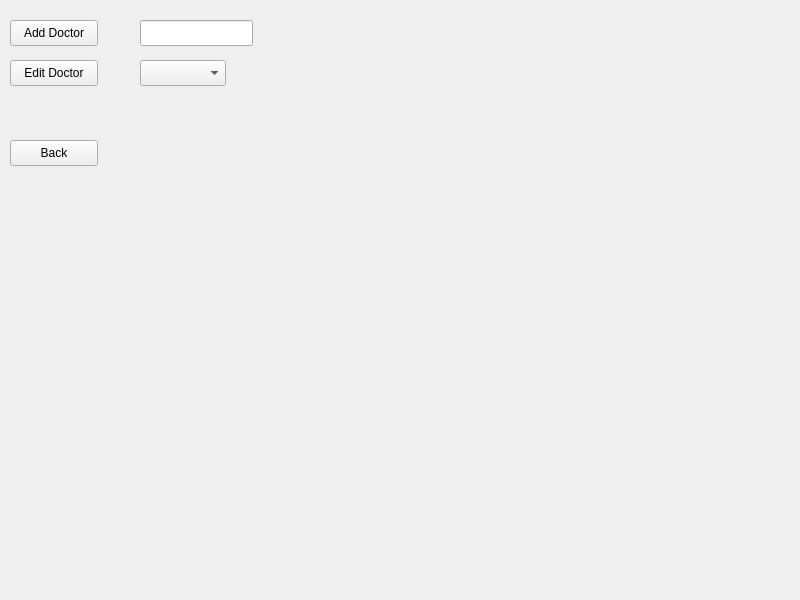
<?xml version="1.0" encoding="UTF-8"?>
<ui version="4.0">
 <class>ManageDoctorsWindow</class>
 <widget class="QWidget" name="ManageDoctorsWindow">
  <property name="geometry">
   <rect>
    <x>0</x>
    <y>0</y>
    <width>800</width>
    <height>600</height>
   </rect>
  </property>
  <property name="windowTitle">
   <string>Form</string>
  </property>
  <widget class="QPushButton" name="backButton">
   <property name="geometry">
    <rect>
     <x>10</x>
     <y>140</y>
     <width>88</width>
     <height>26</height>
    </rect>
   </property>
   <property name="text">
    <string>Back</string>
   </property>
  </widget>
  <widget class="QPushButton" name="addDoctorButton">
   <property name="geometry">
    <rect>
     <x>10</x>
     <y>20</y>
     <width>88</width>
     <height>26</height>
    </rect>
   </property>
   <property name="text">
    <string>Add Doctor</string>
   </property>
  </widget>
  <widget class="QLineEdit" name="doctorNameLineEdit">
   <property name="geometry">
    <rect>
     <x>140</x>
     <y>20</y>
     <width>113</width>
     <height>26</height>
    </rect>
   </property>
  </widget>
  <widget class="QPushButton" name="editDoctorButton">
   <property name="geometry">
    <rect>
     <x>10</x>
     <y>60</y>
     <width>88</width>
     <height>26</height>
    </rect>
   </property>
   <property name="text">
    <string>Edit Doctor</string>
   </property>
  </widget>
  <widget class="QComboBox" name="doctorComboBox">
   <property name="geometry">
    <rect>
     <x>140</x>
     <y>60</y>
     <width>86</width>
     <height>26</height>
    </rect>
   </property>
  </widget>
 </widget>
 <resources/>
 <connections/>
</ui>
